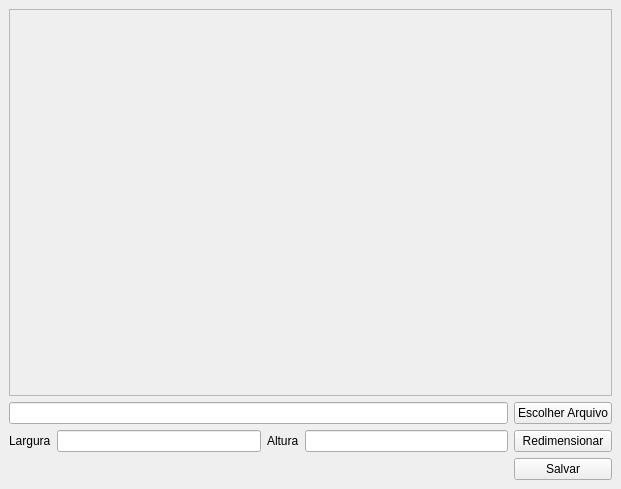
<?xml version="1.0" encoding="UTF-8"?>
<ui version="4.0">
 <class>MainWindow</class>
 <widget class="QMainWindow" name="MainWindow">
  <property name="geometry">
   <rect>
    <x>0</x>
    <y>0</y>
    <width>621</width>
    <height>489</height>
   </rect>
  </property>
  <property name="windowTitle">
   <string>Redimensionar Imagem</string>
  </property>
  <widget class="QWidget" name="centralwidget">
   <layout class="QGridLayout" name="gridLayout">
    <item row="2" column="0">
     <widget class="QLabel" name="label">
      <property name="text">
       <string>Largura</string>
      </property>
     </widget>
    </item>
    <item row="2" column="3">
     <widget class="QLineEdit" name="inputAltura"/>
    </item>
    <item row="2" column="2">
     <widget class="QLabel" name="label_2">
      <property name="text">
       <string>Altura</string>
      </property>
     </widget>
    </item>
    <item row="2" column="1">
     <widget class="QLineEdit" name="inputLargura"/>
    </item>
    <item row="2" column="4">
     <widget class="QPushButton" name="btnRedimensionar">
      <property name="text">
       <string>Redimensionar</string>
      </property>
     </widget>
    </item>
    <item row="3" column="4">
     <widget class="QPushButton" name="btnSalvar">
      <property name="text">
       <string>Salvar</string>
      </property>
     </widget>
    </item>
    <item row="0" column="0" colspan="5">
     <widget class="QScrollArea" name="scrollArea">
      <property name="widgetResizable">
       <bool>true</bool>
      </property>
      <widget class="QWidget" name="scrollAreaWidgetContents">
       <property name="geometry">
        <rect>
         <x>0</x>
         <y>0</y>
         <width>601</width>
         <height>382</height>
        </rect>
       </property>
       <layout class="QGridLayout" name="gridLayout_2">
        <item row="1" column="0">
         <widget class="QLabel" name="labelIMG">
          <property name="text">
           <string/>
          </property>
         </widget>
        </item>
       </layout>
      </widget>
     </widget>
    </item>
    <item row="1" column="4">
     <widget class="QPushButton" name="btnEscolherArquivo">
      <property name="text">
       <string>Escolher Arquivo</string>
      </property>
     </widget>
    </item>
    <item row="1" column="0" colspan="4">
     <widget class="QLineEdit" name="inputAbrirArquivo"/>
    </item>
   </layout>
  </widget>
 </widget>
 <resources/>
 <connections/>
</ui>
